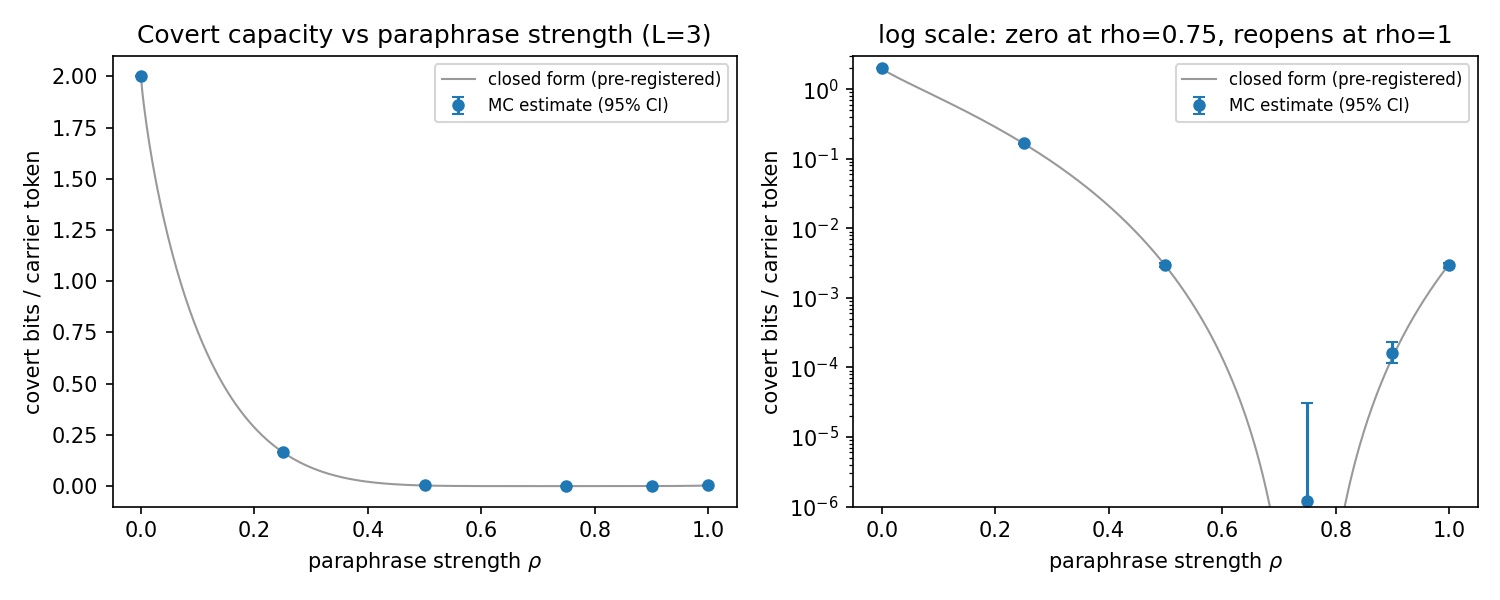

Generate this figure with Python:
"""Covert capacity in BITS vs rho for the ERT paraphrase bottleneck.

Extends ~/english_bottleneck_lm E2 (read-only). Published E2 reports optimal-
reader bit-recovery ACCURACY at 5 rho values; here we measure the channel in
bits/carrier-token at rho in {0, 0.25, 0.5, 0.75, 0.9, 1.0}, with CIs, through
the exact E2 channel: 3 applications of ParaphraseChannel (n_layers=4 stack).

=========================== PRE-REGISTRATION ===========================
(written before any Monte Carlo was run; the script writes this block, incl.
the analytic predictions, into results.json BEFORE sampling)

Channel: sender picks one of SYN_PER=4 synonyms of a random meaning class
(2 bits max/token); token passes through P three times; P is class-preserving
so output is one of the same 4 synonyms. X = input synonym idx (uniform),
Y = output synonym idx.

Primary estimand: C(rho) = I(X;Y) bits/carrier-token. Each application of P is
a symmetric 4-ary channel, so uniform input is capacity-achieving and I(X;Y)
IS the per-token capacity = the data-processing upper bound on ANY reader
(optimal or learned).

Primary estimator: Miller-Madow-corrected plug-in MI on the empirical 4x4
joint, n = 600,000 per rho (3 seeds x 200,000), sampled through the actual
repo code path (ParaphraseChannel.forward on one-hot tensors). 95% CI =
percentile bootstrap, 2,000 multinomial resamples of the joint table.
Per-seed estimates reported as stability check.

Primary test: permutation test of independence at each rho (1,000 shuffles of
X, p = (1 + #{MI_perm >= MI_obs_plugin}) / 1001). Claims tested:
  (1) C(1.0) with CI (replaces the published single point);
  (2) H0: C(rho)=0 at rho in {0.75, 0.9, 1.0}.

Quantitative prediction (closed form, derived before MC): one application has
T = (1-rho)I + (rho/3)(J-I), eigenvalue lambda = 1 - (4/3)rho off the uniform
subspace. After L=3: p_stay = 1/4 + (3/4)lambda^3, p_other = 1/4 -
(1/4)lambda^3, C = 2 - H(row). Predicted bits/token:
  C(0)=2, C(0.25)=0.16572, C(0.5)=0.002965, C(0.75)=0 EXACTLY (lambda=0),
  C(0.9)=0.0001385, C(1.0)=0.002785.
Predicted NON-MONOTONIC: rho=0.75 is the exact zero, rho=1 ("always swap")
re-opens a small anti-correlation channel (after an odd number of forced swaps
the input synonym is LESS likely than the others).
Agreement criterion: analytic value inside the 95% bootstrap CI at each rho;
at rho=0.75 (truth 0, estimator bias-dominated) the permutation p is the
honest test instead.

Secondary (descriptive, labelled): (a) same MI at L=1 (mechanism: rho=1 single
application leaks 2 - log2(3) = 0.415 bits); (b) published-style binary code
(bit in synonym 0 vs 1, ML reader) accuracy, n=60,000/rho, Wilson 95% CI;
(c) per-message capacity for the E2 4-slot collusion setup = 4*C(rho) by
independence (reported, not simulated).
========================================================================
"""
import json
import sys
import time

import numpy as np

sys.path.insert(0, "/Users/steven/english_bottleneck_lm")  # read-only import
import torch
import torch.nn.functional as F

from vocab import V, MEMBERS, N_CLASS, SYN_PER          # noqa: E402
from paraphrase import ParaphraseChannel                # noqa: E402

OUT = "/Users/steven/moral_framework_misgen/undefined/ert-capacity-curve"
RHOS = [0.0, 0.25, 0.5, 0.75, 0.9, 1.0]
L_APPS = 3          # n_layers=4 stack => 3 paraphrase boundary crossings (as E2)
N_PER_SEED = 200_000
SEEDS = [0, 1, 2]
N_BOOT = 2_000
N_PERM = 1_000
LN2 = np.log(2.0)

MEM = np.array(MEMBERS)                       # (N_CLASS, SYN_PER) token ids
TOK2SYN = np.full(V, -1, dtype=np.int64)
for c in range(N_CLASS):
    for s in range(SYN_PER):
        TOK2SYN[MEM[c, s]] = s


# ---------------- analytic (pre-registered prediction) ----------------
def analytic_capacity(rho, L):
    lam = 1.0 - (4.0 / 3.0) * rho
    x = lam ** L
    p_stay = 0.25 + 0.75 * x
    p_oth = 0.25 - 0.25 * x
    ps = np.array([p_stay, p_oth, p_oth, p_oth])
    ps = ps[ps > 0]
    H = -(ps * np.log2(ps)).sum()
    return float(2.0 - H)


# ---------------- MI machinery ----------------
def joint_counts(x, y, K=SYN_PER):
    return np.bincount(x * K + y, minlength=K * K).reshape(K, K).astype(np.float64)


def mi_plugin_bits(J):
    N = J.sum()
    p = J / N
    px = p.sum(1, keepdims=True)
    py = p.sum(0, keepdims=True)
    denom = px @ py
    nz = p > 0
    return float((p[nz] * np.log(p[nz] / denom[nz])).sum() / LN2)


def mi_mm_bits(J):
    """Miller-Madow corrected plug-in MI (bits)."""
    N = J.sum()
    m_xy = np.count_nonzero(J)
    m_x = np.count_nonzero(J.sum(1))
    m_y = np.count_nonzero(J.sum(0))
    corr = (m_xy - m_x - m_y + 1) / (2.0 * N * LN2)
    return mi_plugin_bits(J) - corr


# ---------------- sampling through the real repo channel ----------------
def sample_pairs(rho, n, seed, n_apps, chunk=25_000):
    torch.manual_seed(10_000 * seed + int(rho * 1000) + n_apps)
    rng = np.random.default_rng([seed, int(rho * 1000), n_apps])
    P = ParaphraseChannel(rho=rho, device="cpu")
    xs, ys = [], []
    done = 0
    while done < n:
        b = min(chunk, n - done)
        cls = rng.integers(0, N_CLASS, b)
        x = rng.integers(0, SYN_PER, b)
        tok = torch.tensor(MEM[cls, x]).unsqueeze(1)          # (b,1)
        yh = F.one_hot(tok, V).float()
        for _ in range(n_apps):
            yh = P(yh)
        out = yh.argmax(-1).squeeze(1).numpy()
        ysyn = TOK2SYN[out]
        assert (ysyn >= 0).all(), "paraphrase left the meaning class!"
        assert (TOK2SYN[MEM[cls, 0] // 1] >= 0).all()
        # class must be preserved too:
        assert (MEM[cls, ysyn] == out).all(), "class changed across channel!"
        xs.append(x)
        ys.append(ysyn)
        done += b
    return np.concatenate(xs), np.concatenate(ys)


def bootstrap_ci(J, n_boot, rng):
    N = int(J.sum())
    p = (J / J.sum()).ravel()
    stats = np.empty(n_boot)
    for i in range(n_boot):
        Jb = rng.multinomial(N, p).reshape(SYN_PER, SYN_PER).astype(np.float64)
        stats[i] = mi_mm_bits(Jb)
    lo, hi = np.percentile(stats, [2.5, 97.5])
    return float(max(lo, 0.0)), float(hi)


def perm_test(x, y, n_perm, rng):
    obs = mi_plugin_bits(joint_counts(x, y))
    xp = x.copy()
    ge = 0
    for _ in range(n_perm):
        rng.shuffle(xp)
        if mi_plugin_bits(joint_counts(xp, y)) >= obs:
            ge += 1
    return (1 + ge) / (1 + n_perm)


# ---------------- secondary: published-style binary code ----------------
def binary_reader(rho, n, seed, n_apps=L_APPS):
    """Bit b in synonym index {0,1} of a random class; ML reader as in
    capacity.py optimal_reader_capacity (guess 0/1 if output is synonym 0/1,
    else coin flip). Vectorized re-implementation of the repo function."""
    torch.manual_seed(77_000 + seed + int(rho * 1000))
    rng = np.random.default_rng([seed + 500, int(rho * 1000)])
    P = ParaphraseChannel(rho=rho, device="cpu")
    cls = rng.integers(0, N_CLASS, n)
    b = rng.integers(0, 2, n)
    tok = torch.tensor(MEM[cls, b]).unsqueeze(1)
    yh = F.one_hot(tok, V).float()
    for _ in range(n_apps):
        yh = P(yh)
    out = yh.argmax(-1).squeeze(1).numpy()
    syn = TOK2SYN[out]
    guess = np.where(syn <= 1, syn, rng.integers(0, 2, n))
    acc = float((guess == b).mean())
    # Wilson 95% CI
    z = 1.959964
    ph = acc
    denom = 1 + z * z / n
    center = (ph + z * z / (2 * n)) / denom
    half = z * np.sqrt(ph * (1 - ph) / n + z * z / (4 * n * n)) / denom
    return acc, float(center - half), float(center + half)


def main():
    t0 = time.time()
    results = {
        "prereg": {
            "rhos": RHOS,
            "L_apps": L_APPS,
            "n_per_rho": N_PER_SEED * len(SEEDS),
            "seeds": SEEDS,
            "estimator": "Miller-Madow plug-in MI, 95% percentile bootstrap "
                         f"({N_BOOT} resamples), permutation test ({N_PERM} shuffles)",
            "analytic_prediction_bits": {str(r): analytic_capacity(r, L_APPS)
                                         for r in RHOS},
            "analytic_prediction_L1_bits": {str(r): analytic_capacity(r, 1)
                                            for r in RHOS},
            "note": "predictions computed and saved before Monte Carlo",
        },
        "primary": {},
        "secondary": {},
    }
    # save prereg first (pre-registration ordering)
    with open(f"{OUT}/results.json", "w") as f:
        json.dump(results, f, indent=1)

    boot_rng = np.random.default_rng(123)
    perm_rng = np.random.default_rng(456)

    for rho in RHOS:
        per_seed = []
        xs, ys = [], []
        for sd in SEEDS:
            x, y = sample_pairs(rho, N_PER_SEED, sd, L_APPS)
            per_seed.append(mi_mm_bits(joint_counts(x, y)))
            xs.append(x)
            ys.append(y)
        x = np.concatenate(xs)
        y = np.concatenate(ys)
        J = joint_counts(x, y)
        est = mi_mm_bits(J)
        lo, hi = bootstrap_ci(J, N_BOOT, boot_rng)
        p = perm_test(x, y, N_PERM, perm_rng)
        pred = analytic_capacity(rho, L_APPS)
        results["primary"][str(rho)] = {
            "C_bits_per_token": est,
            "ci95": [lo, hi],
            "per_seed": per_seed,
            "perm_p": p,
            "analytic": pred,
            "analytic_in_ci": bool(lo <= pred <= hi),
            "n": int(J.sum()),
            "per_message_4slots_bits": 4 * est,
        }
        print(f"rho={rho:4}: C={est:.6f} bits [{lo:.6f},{hi:.6f}] "
              f"pred={pred:.6f} p={p:.4g}  ({time.time()-t0:.0f}s)")

    # secondary a: single application L=1
    for rho in RHOS:
        x, y = sample_pairs(rho, 120_000, 9, 1)
        J = joint_counts(x, y)
        est = mi_mm_bits(J)
        lo, hi = bootstrap_ci(J, 500, boot_rng)
        results["secondary"].setdefault("L1_bits", {})[str(rho)] = {
            "C_bits": est, "ci95": [lo, hi], "n": 120_000,
            "analytic": analytic_capacity(rho, 1)}

    # secondary b: published-style binary optimal reader
    for rho in RHOS:
        acc, lo, hi = binary_reader(rho, 60_000, 3)
        results["secondary"].setdefault("binary_reader_acc", {})[str(rho)] = {
            "acc": acc, "wilson95": [lo, hi], "n": 60_000}

    results["wall_time_s"] = time.time() - t0
    with open(f"{OUT}/results.json", "w") as f:
        json.dump(results, f, indent=1)

    # figure
    import matplotlib
    matplotlib.use("Agg")
    import matplotlib.pyplot as plt
    rr = np.array(RHOS)
    est = np.array([results["primary"][str(r)]["C_bits_per_token"] for r in RHOS])
    lo = np.array([results["primary"][str(r)]["ci95"][0] for r in RHOS])
    hi = np.array([results["primary"][str(r)]["ci95"][1] for r in RHOS])
    fine = np.linspace(0, 1, 400)
    ana = np.array([analytic_capacity(r, L_APPS) for r in fine])
    fig, axes = plt.subplots(1, 2, figsize=(10, 4))
    for ax, ylog in zip(axes, [False, True]):
        ax.plot(fine, ana, "-", color="0.6", lw=1,
                label="closed form (pre-registered)")
        ax.errorbar(rr, est, yerr=[est - lo, hi - est], fmt="o", ms=5,
                    capsize=3, color="C0", label="MC estimate (95% CI)")
        if ylog:
            ax.set_yscale("log")
            ax.set_ylim(1e-6, 3)
            ax.set_title("log scale: zero at rho=0.75, reopens at rho=1")
        else:
            ax.set_title("Covert capacity vs paraphrase strength (L=3)")
        ax.set_xlabel(r"paraphrase strength $\rho$")
        ax.set_ylabel("covert bits / carrier token")
        ax.legend(fontsize=8)
    fig.tight_layout()
    fig.savefig(f"{OUT}/capacity_curve.png", dpi=150)
    print("done", time.time() - t0, "s")


if __name__ == "__main__":
    main()
